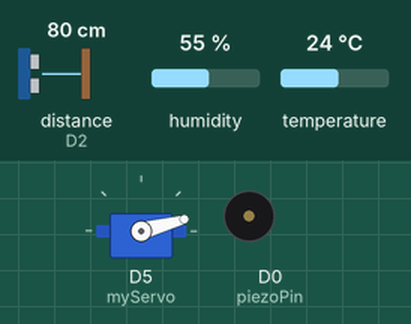
This sketch was run on a simulated ESP8266 (NodeMCU). Shown: servo, buzzer (waves = sounding). Wiring (inferred from the names in the program): ultrasonic range finder: trigger D4; echo D2. Inputs (shaded band) come from the test bench; at power-on: distance to the obstacle (sensor on D2) 80 cm, humidity 55 %, temperature 24 °C. The echo pulse lasts 58.3 µs per cm; WiFi joins after 1.5 s; servers stay silent unless stated; uploads are accepted with an empty reply; what the sketch prints to the serial monitor is not drawn.

Above: at 3.9 s.
4.0 s: distance to the obstacle (sensor on D2) set to 45 cm
11.1 s: distance to the obstacle (sensor on D2) set to 37 cm
At 15.1 s:
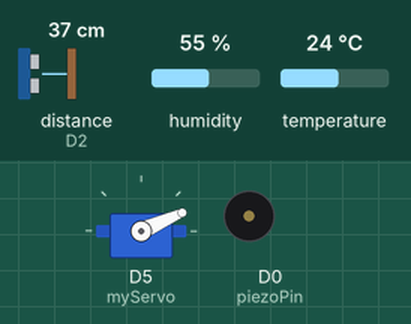
17.6 s: distance to the obstacle (sensor on D2) set to 60 cm
At 37.2 s:
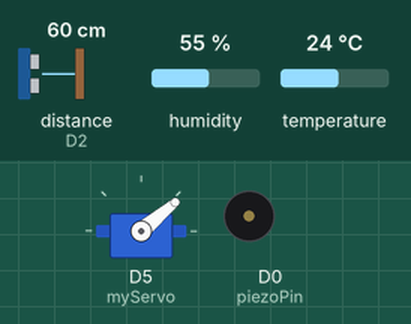
Timing chart, 0 to 39.0 s (numbered marks = the images above; inputs shaded):
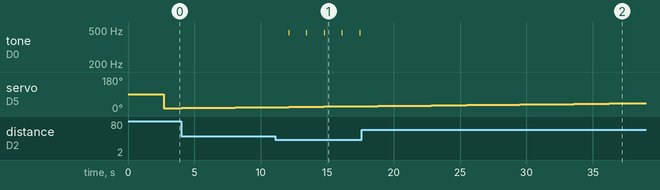

The sketch:

radar.ino
```cpp
// for more project visit www.blackkeyhole.com
// crafted by Ashshak Sharifdeen

// Radar
#include <ESP8266WiFi.h>
#include <WiFiClientSecure.h>
#include <Servo.h>

// DHT
#include "DHT.h"
#include "DHT_U.h"
#define DHTTYPE DHT11     // type of the temperature sensor
const int DHTPin = 5;     //--> The pin used for the DHT11 sensor is Pin D1 = GPIO5
DHT dht(DHTPin, DHTTYPE); //--> Initialize DHT sensor, DHT dht(Pin_used, Type_of_DHT_Sensor);

WiFiClientSecure client; //--> Create a WiFiClientSecure object.

const int trigPin = 2;
const int echoPin = 4;

// Defines piezo pin
const int piezoPin = D0;
Servo myServo;
int notes[] = {262, 462, 862, 1662, 3262}; // Enter here the notes you like

// Variables for the duration and the distance
long duration;
float distance;

float a;
float d;
String sheet_range = "";
String sheet_Distance = "";

const char *ssid = "IBN-B";        // replace with our wifi ssid
const char *password = "CUPunjab"; // replace with your wifi password

const char *host = "script.google.com";
String GAS_ID = "AKfycbyGn5uKXfLzKFVU9D_JoKnc_XJNM1x07Q4Ze7B7NAzUTMU8pMx51aLAc3yxx4RlC9kuTg"; // Replace with your own google script id

const int httpsPort = 443;                                                                         // the https port is same

// echo | openssl s_client -connect script.google.com:443 |& openssl x509 -fingerprint -noout

void setup()
{

  pinMode(trigPin, OUTPUT); // Sets the trigPin as an Output
  pinMode(echoPin, INPUT);  // Sets the echoPin as an Input

  myServo.attach(14);

  Serial.begin(115200);

  delay(500);
  dht.begin(); //--> Start reading DHT11 sensors
  delay(500);

  Serial.println();
  Serial.print("Connecting to wifi: ");
  Serial.println(ssid);

  WiFi.begin(ssid, password);

  Serial.print("Connecting");

  while (WiFi.status() != WL_CONNECTED)
  {
    delay(500);
    Serial.print(".");
  }
  Serial.println("");
  Serial.println("WiFi connected");
  Serial.println("IP address: ");
  Serial.println(WiFi.localIP());

  client.setInsecure();
  Serial.print("Connecting to ");
  Serial.println(host); // try to connect with "script.google.com"

  // Try to connect for a maximum of 5 times then exit
  bool flag = false;
  for (int i = 0; i < 5; i++)
  {
    int retval = client.connect(host, httpsPort);
    if (retval == 1)
    {
      flag = true;
      break;
    }
    else
      Serial.println("Connection failed. Retrying...");
  }

  if (!flag)
  {
    Serial.print("Could not connect to server: ");
    Serial.println(host);
    Serial.println("Exiting...");
    return;
  }
  // Finish setup() function in 1s since it will fire watchdog timer and will reset the chip.
  // So avoid too many requests in setup()

  Serial.println("\nWrite into cell 'A1'");
  Serial.println("------>");

  Serial.println("\nGET: Fetch Google Calendar Data:");
  Serial.println("------>");
  Serial.println("\nStart Sending Sensor Data to Google Spreadsheet");
}

int calculateDistance()
{

  digitalWrite(trigPin, LOW);
  delayMicroseconds(2);
  // Sets the trigPin on HIGH state for 10 micro seconds
  digitalWrite(trigPin, HIGH);
  delayMicroseconds(10);
  digitalWrite(trigPin, LOW);
  duration = pulseIn(echoPin, HIGH); // Reads the echoPin, returns the sound wave travel time in microseconds
  // U(m/s)=dX(m)/dT(s)
  // in this case Duration(time)= 2*Distance/SpeedOfSound=>
  // Distance=SpeedOfSound*Duration/2
  //  In dry air at 20 °C, the speed of sound is 343.2 m/s or 0.003432 m/Microsecond or 0,03434 cm/Microseconds
  distance = duration * 0.034 / 2;
  return distance;
}

void sendData(float angle, float dist, int hum, float tem)
{
  Serial.println("==========");
  Serial.print("connecting to ");
  Serial.println(host);

  //----------------------------------------Connect to Google host
  if (!client.connect(host, httpsPort))
  {
    Serial.println("connection failed");
    return;
  }
  //----------------------------------------

  //----------------------------------------Processing data and sending data
  sheet_range = String(angle);
  sheet_Distance = String(dist);
  String string_temperature = String(tem);
  String string_humidity = String(hum, DEC);
  String url = "/macros/s/" + GAS_ID + "/exec?sheetrange=" + sheet_range + "&distance=" + sheet_Distance + "&humidity" + string_temperature + "&temperature=" + string_temperature;
  Serial.print("requesting URL: ");
  Serial.println(url);

  client.print(String("GET ") + url + " HTTP/1.1\r\n" +
               "Host: " + host + "\r\n" +
               "User-Agent: BuildFailureDetectorESP8266\r\n" +
               "Connection: close\r\n\r\n");

  Serial.println("request sent");
  //----------------------------------------

  //----------------------------------------Checking whether the data was sent successfully or not
  while (client.connected())
  {
    String line = client.readStringUntil('\n');
    if (line == "\r")
    {
      Serial.println("headers received");
      break;
    }
  }
  String line = client.readStringUntil('\n');
  if (line.startsWith("{\"state\":\"success\""))
  {
    Serial.println("esp8266/Arduino CI successfull!");
  }
  else
  {
    Serial.println("esp8266/Arduino CI has failed");
  }
  Serial.print("reply was : ");
  Serial.println(line);
  Serial.println("closing connection");
  Serial.println("==========");
  Serial.println();
  //----------------------------------------
}

void loop()
{

  for (a = 15; a <= 165; a++)
  {
    myServo.write(a);

    distance = calculateDistance(); // Calls a function for calculating the distance measured by the Ultrasonic sensor for each degree

    // beep sequence
    if (distance > 40)
    {
      noTone(piezoPin);
      delay(10);
      noTone(piezoPin);
      delay(30);
    }
    else if (distance <= 40 && distance > 30)
    {
      tone(piezoPin, notes[1]);
      delay(10);
      noTone(piezoPin);
      delay(30);
    }
    else if (distance <= 30 && distance > 20)
    {
      tone(piezoPin, notes[2]);
      delay(10);
      noTone(piezoPin);
      delay(30);
    }
    else if (distance <= 20 && distance > 10)
    {
      tone(piezoPin, notes[3]);
      delay(10);
      noTone(piezoPin);
      delay(30);
    }
    else
    {
      tone(piezoPin, notes[4]);
      delay(10);
      noTone(piezoPin);
      delay(30);
    }

    // Reading temperature or humidity takes about 250 milliseconds!
    // Sensor readings may also be up to 2 seconds 'old' (its a very slow sensor)
    int h = dht.readHumidity();
    // Read temperature as Celsius (the default)
    float t = dht.readTemperature();

    // Check if any reads failed and exit early (to try again).
    if (isnan(h) || isnan(t))
    {
      Serial.println("Failed to read from DHT sensor !");
      delay(500);
      return;
    }

    String Temp = "Temperature : " + String(t) + " °C";
    String Humi = "Humidity : " + String(h) + " %";
    String sheetRange = "Angle: " + String(a) + String("°");
    String sheetDistance = "Distance: " + String(distance) + String("cm");

    Serial.print(sheetRange);
    Serial.print(",");
    Serial.print(sheetDistance);
    Serial.print(",");
    Serial.println(Temp);
    Serial.print(",");
    Serial.println(Humi);
    Serial.print(".");

    Serial.println("POST or SEND Sensor data to Google Spreadsheet:"); // switch to add
    sendData(a, distance, h, t);
  }
  // Repeats the previous lines from 165 to 15 degrees
  for (float a = 165; a > 15; a--)
  {
    myServo.write(a);

    distance = calculateDistance();
    if (distance > 40)
    {
      noTone(piezoPin);
      delay(10);
      noTone(piezoPin);
      delay(30);
    }
    else if (distance <= 40 && distance > 30)
    {
      tone(piezoPin, notes[1]);
      delay(10);
      noTone(piezoPin);
      delay(30);
    }
    else if (distance <= 30 && distance > 20)
    {
      tone(piezoPin, notes[2]);
      delay(10);
      noTone(piezoPin);
      delay(30);
    }
    else if (distance <= 20 && distance > 10)
    {
      tone(piezoPin, notes[3]);
      delay(10);
      noTone(piezoPin);
      delay(30);
    }
    else
    {
      tone(piezoPin, notes[4]);
      delay(10);
      noTone(piezoPin);
      delay(30);
    }

    // Reading temperature or humidity takes about 250 milliseconds!
    // Sensor readings may also be up to 2 seconds 'old' (its a very slow sensor)
    int h = dht.readHumidity();
    // Read temperature as Celsius (the default)
    float t = dht.readTemperature();

    // Check if any reads failed and exit early (to try again).
    if (isnan(h) || isnan(t))
    {
      Serial.println("Failed to read from DHT sensor !");
      delay(500);
      return;
    }

    String Temp = "Temperature : " + String(t) + " °C";
    String Humi = "Humidity : " + String(h) + " %";
    String sheetRange = "Angle: " + String(a) + String("°");
    String sheetDistance = "Distance: " + String(distance) + String("cm");

    Serial.print(sheetRange);
    Serial.print(",");
    Serial.print(sheetDistance);
    Serial.print(",");
    Serial.println(Temp);
    Serial.print(",");
    Serial.println(Humi);
    Serial.print(".");

    sendData(a, distance, h, t);
  }
}
```

Measured:
- the behaviour switches between 42 and 41 cm on distance to the obstacle (sensor on D2) (found by bisection; images 0 and 1)
- after the input at 11.1 s, tone on D0 (piezoPin): alternates 462 Hz for 0.01 s and silent for 1.3 s, starting after 1.0 s
- after the input at 17.6 s, tone on D0 (piezoPin): stops changing and stays silent
